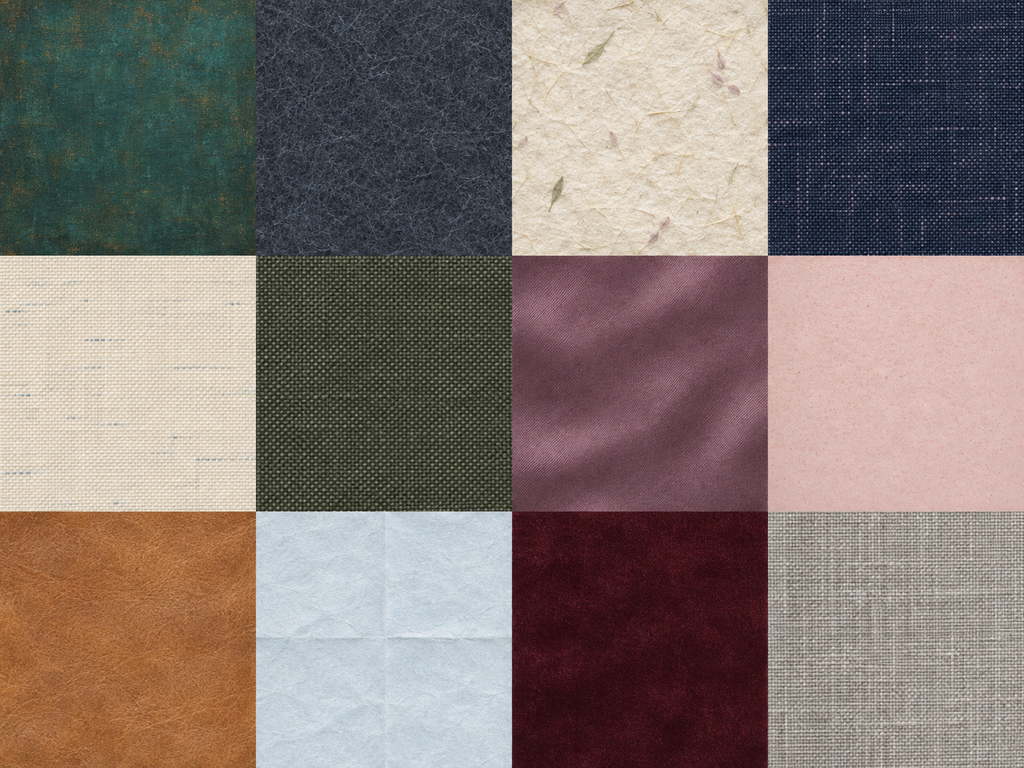
#> input picture assets/theme-art/materials.png, 1024 x 768 px
$ python make_theme_components.py
#> lines starting #> are read from the running program, lines starting #| are printed output that depends on the picture
### tools/theme_materials.py
"""Prepare full-image material artwork on the authoring PC; never repeat small tiles."""

import io
from functools import lru_cache
from pathlib import Path
import math

from PIL import Image, ImageColor, ImageStat

ROOT = Path(__file__).resolve().parents[1]
MATERIALS = {
    "copper": (0, 9),
    "slate": (1, 7),
    "folio": (2, 8),
    "nocturne": (3, 7),
    "tide": (4, 7),
    "phosphor": (5, 9),
    "eclipse": (6, 7),
    "prism": (7, 4),
    "ember": (8, 8),
    "glacier": (9, 6),
    "garnet": (10, 8),
}


@lru_cache(maxsize=22)
def material_image(theme, selected=False):
    """Use a complete native-size crop of the material study, without tiling it."""
#> called with theme = 'copper', selected = False
    cell, _ = MATERIALS[theme]
    if selected:
        cell = {"slate": 7, "nocturne": 11, "garnet": 6}.get(theme, cell)
    with Image.open(ROOT / "assets/theme-art/materials.png") as master:
#> master is the input picture: PIL image 1024x768 RGB; mean R, G, B 130.6, 118.2, 113.2
        if master.size != (1024, 768):
            raise ValueError("Material master must be a 4x3 atlas of 256px squares")
        x = (cell % 4) * 256
        y = (cell // 4) * 256 + (64 if selected else 32)
        return master.crop((x, y, x + 256, y + 192)).convert("RGB")
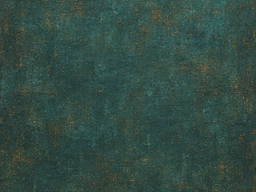
#> returned value: PIL image 256x192 RGB; mean R, G, B 51.2, 75.6, 67.5


def tinted_material(theme, color, size, strength=1.0, *, selected=False):
    """Keep the complete material composition, with contrast subordinate to text."""
    source = material_image(theme, selected)
    stats = ImageStat.Stat(source)
    deviation = max(1, math.sqrt(sum(stats.var) / 3))
#> deviation = 9.62
    amplitude = MATERIALS[theme][1] * strength
    base = ImageColor.getrgb(color) if isinstance(color, str) else color[:3]
    image = Image.new("RGB", source.size)
#> image: PIL image 256x192 RGB; every value is 0
    image.putdata(
        [
            tuple(
                max(0, min(255, round(b + (c - m) / deviation * amplitude)))
                for b, c, m in zip(base, pixel, stats.mean)
            )
#> (the run stopped early here; a loop or call above may not have finished)
